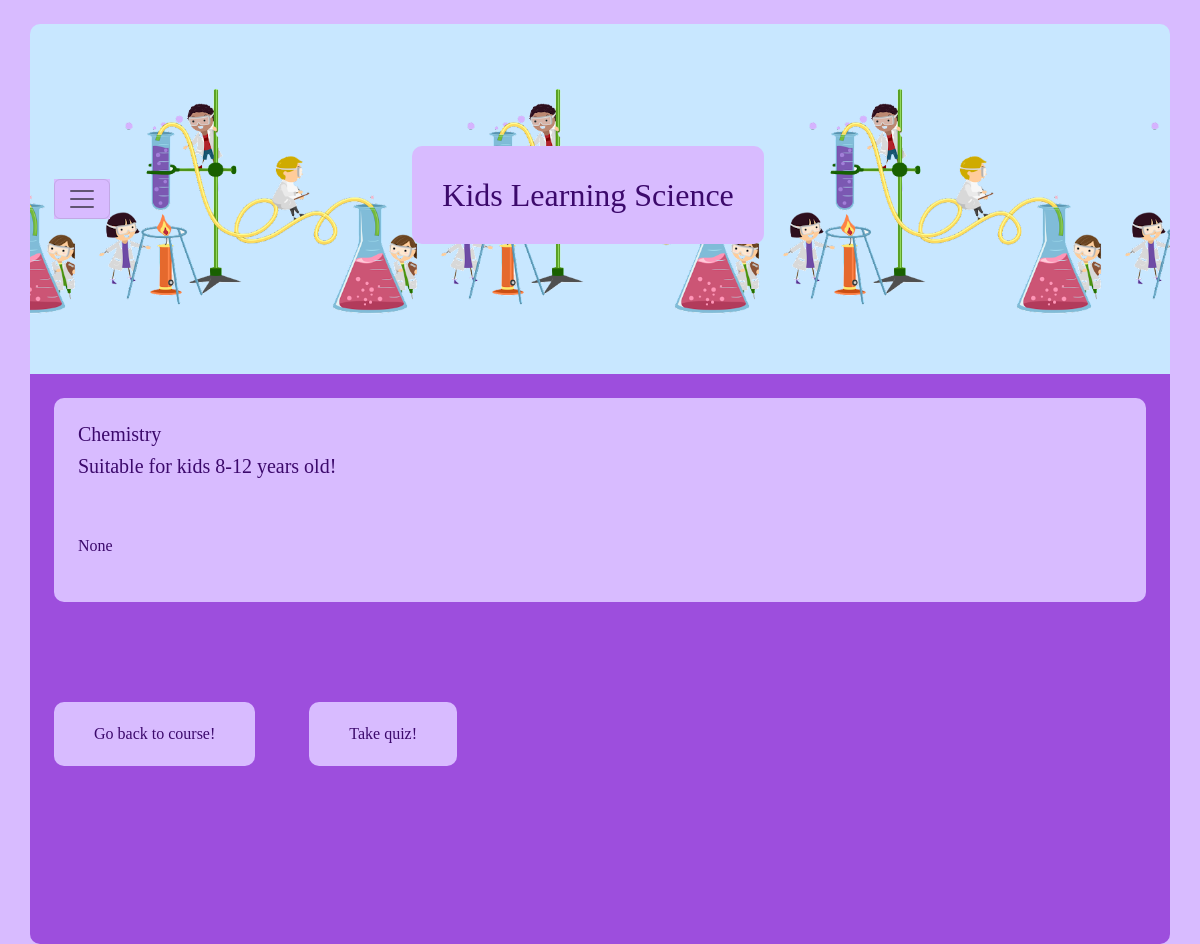
The page /chemistry/intermediate/video/ on the database as committed earlier.
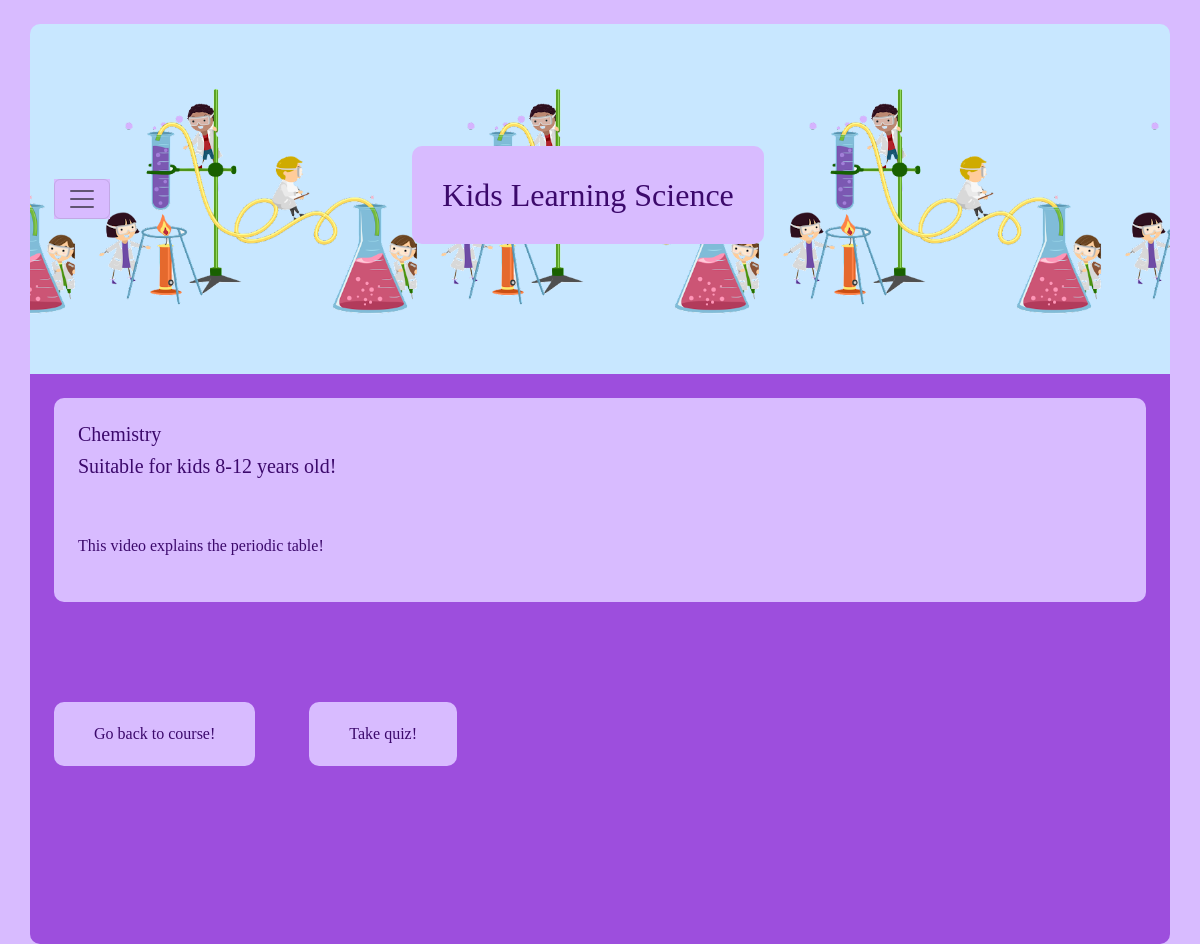
The same page on the database as committed later.
### HW5App/models.py (models this page shows, shortened)
class Course(models.Model):
    title = models.CharField(max_length=50)
    description = models.TextField(max_length=1000, null=True)
    topic = models.ForeignKey(Topic, on_delete=models.CASCADE)
    age = models.ForeignKey(AgeGroup, on_delete=models.CASCADE)
    tutorial_Video = EmbedVideoField()
    videodescription = models.CharField(max_length=50, null=True)

class Topic(models.Model):
    title = models.CharField(max_length=50)

class AgeGroup(models.Model):
    title = models.CharField(max_length=50)

### HW5App/views.py (the view)
# urls.py: path('chemistry/intermediate/video/', chem2tutorial, name="chem2tutorial"),
def chem2tutorial(request):
    try:
        courses = Course.objects.all()
    except Course.DoesNotExist:
        courses = None
    context = {"courses": list(courses)}
    return render(request, "chem2tutorial.html", context=context)

### templates/chem2tutorial.html (shortened to what this page needs)
{% load embed_video_tags %}
<!DOCTYPE html>
<html lang="en">
<head>
    <link href="https://cdn.jsdelivr.net/npm/bootstrap@5.2.0-beta1/dist/css/bootstrap.min.css" rel="stylesheet"
>
        {% load static %} background-image: url('{% static 'kids.png'%}');
</head>
<body>
<div class="container">
    <nav class="navbar mt-4 p-4">
        <div>
            <button class="navbar-toggler " type="button" data-bs-toggle="offcanvas" data-bs-target="#offcanvasNavbar"
                    aria-controls="offcanvasNavbar">
                <span class="navbar-toggler-icon"></span>
            </button>
        </div>
        <h2 class="title">Kids Learning Science <br>
            </h2>
    </nav>
    <div class="jumbotron p-4 text-left">
        <div id="div1">
            <div class="p-4 border-top-custom">
                <h5>{{ courses.4.topic.title }}</h5>
                <h5>Suitable for kids {{ courses.4.age.title }} years old!</h5>
            </div>
            <div class="p-4">
                {{ courses.4.videodescription }}
            </div>
            <p class="lead"></p>
        </div>
        <button class="watch"><a style="background-color: transparent; text-decoration: none; padding: 20px; color: #3c096c"
                                 href="{% url 'chem2' %}">Go back to course!</a></button>
<button class="watch"><a
                style="background-color: transparent; padding: 20px; text-decoration: none; color: #3c096c"
                href="{% url 'quiz' %}">Take quiz!</a></button>    </div>
</div>
</body>
</html>

Rows that differ between the two databases and show on the page:
changed Course "Chemistry": videodescription "None" → "This video explains the periodic table!"
